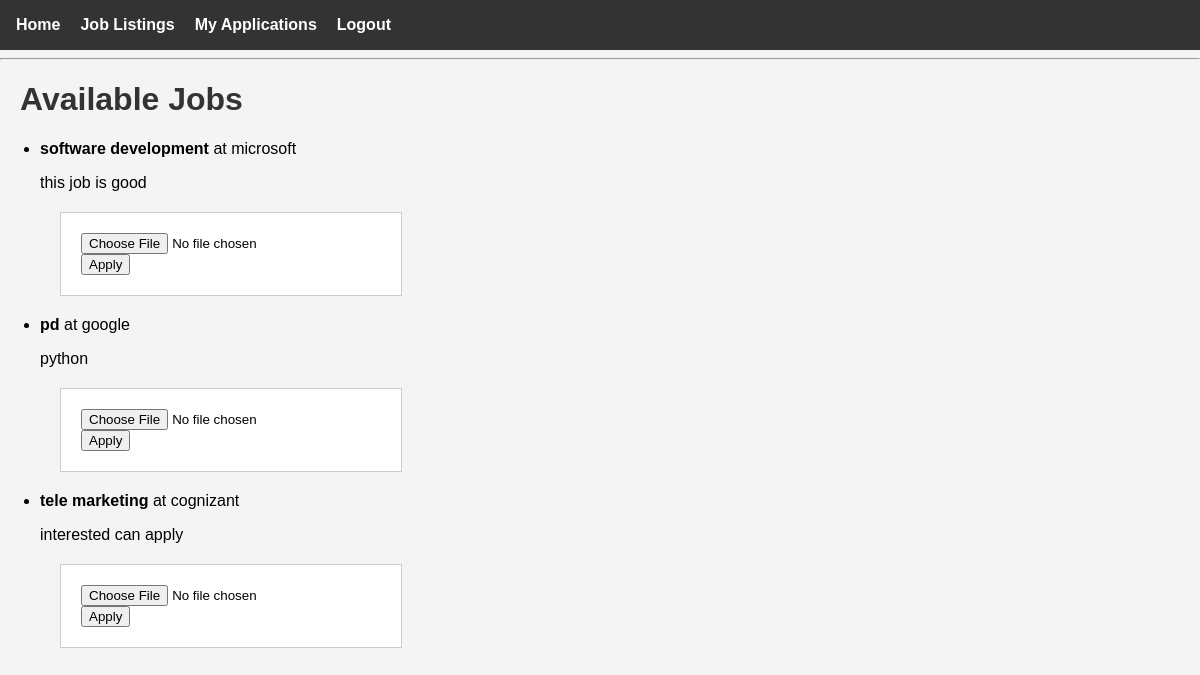
/job-listings/ (signed in), run on the app's committed database.
### job/models.py (models this page shows, shortened)
class Job(models.Model):
    title=models.CharField(max_length=100)
    company=models.CharField(max_length=50)
    description=models.TextField(max_length=500)
    posted_by=models.ForeignKey(User,on_delete=models.CASCADE)
    posted_at=models.DateTimeField(auto_now_add=True)

### job/views.py (the view)
# urls.py: path('job-listings/', views.job_listings, name='job_listings'),
@login_required
def job_listings(request):
    if request.user.profile.user_type!='jobseeker':
        return redirect('home')
    jobs=Job.objects.all()
    return render(request, 'job/job_listings.html',{'jobs':jobs})

### templates/job/job_listings.html (shortened to what this page needs)
{% extends 'job/base.html' %}
{% block content %}
<h1>Available Jobs</h1>
<ul>
    {% for job in jobs %}
        <li>
            <strong>{{ job.title }}</strong> at {{ job.company }}<br>
            <p>{{ job.description }}</p>
            <form method="POST" action="{% url 'apply_job' job.id %}" enctype="multipart/form-data">
                <input type="file" name="resume" required>
                <button type="submit">Apply</button>
            </form>
        </li>
    {% empty %}
        <li>No jobs available.</li>
    {% endfor %}
</ul>
{% endblock %}

### job/static/job/styles.css (style rules this page uses)
body { font-family: Arial, sans-serif; background-color: #f4f4f4; margin: 0; padding: 0; }
h1, h2 { color: #333; padding-left: 20px; }
ul { padding-left: 40px; }
form { margin: 20px; padding: 20px; background-color: white; border: 1px solid #ccc; width: 300px; }

### data on the page
Job: title "software development", company "microsoft", description "this job is good"
Job: title "pd", company "google", description "python"
Job: title "tele marketing", company "cognizant", description "interested can apply"
